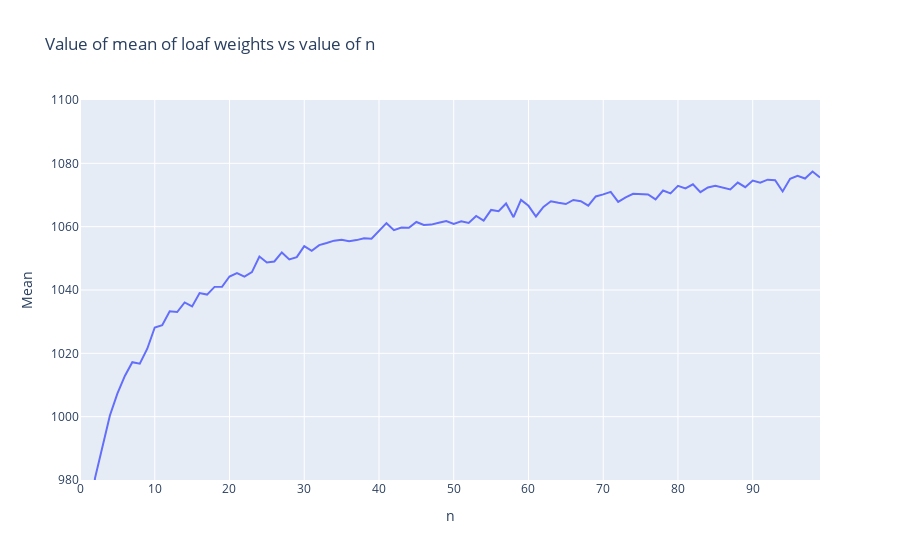

The code cell stored with this chart in its notebook:
### Code cell
# To get the value of n that yields a distribution of mean 1000 g , we can plot
fig = px.line(plot_df, x='n',y='Mean', title='Value of mean of loaf weights vs value of n', 
              labels= dict(std='Standard Deviation', mean='Mean'))
fig.update_yaxes(range=[980,1100])
fig.show()

### Figure 1 — Plotly figure (JSON) as saved in the notebook; plotly's stock layout.template omitted (floating-point values rounded to 4 significant figures)
{"data": [{"hovertemplate": "n=%{x}<br>Mean=%{y}<extra></extra>", "legendgroup": "", "line": {"color": "#636efa", "dash": "solid"}, "marker": {"symbol": "circle"}, "mode": "lines", "name": "", "orientation": "v", "showlegend": false, "type": "scatter", "x": [0, 1, 2, 3, 4, 5, 6, 7, 8, 9, 10, 11, 12, 13, 14, 15, 16, 17, 18, 19, 20, 21, 22, 23, 24, 25, 26, 27, 28, 29, 30, 31, 32, 33, 34, 35, 36, 37, 38, 39, 40, 41, 42, 43, 44, 45, 46, 47, 48, 49, 50, 51, 52, 53, 54, 55, 56, 57, 58, 59, 60, 61, 62, 63, 64, 65, 66, 67, 68, 69, 70, 71, 72, 73, 74, 75, 76, 77, 78, 79, 80, 81, 82, 83, 84, 85, 86, 87, 88, 89, 90, 91, 92, 93, 94, 95, 96, 97, 98, 99], "xaxis": "x", "y": [0, 950.6, 980.5, 990.9, 1000.0, 1007.0, 1013.0, 1017.0, 1017.0, 1021.0, 1028.0, 1029.0, 1033.0, 1033.0, 1036.0, 1035.0, 1039.0, 1039.0, 1041.0, 1041.0, 1044.0, 1045.0, 1044.0, 1046.0, 1051.0, 1049.0, 1049.0, 1052.0, 1050.0, 1050.0, 1054.0, 1052.0, 1054.0, 1055.0, 1056.0, 1056.0, 1055.0, 1056.0, 1056.0, 1056.0, 1059.0, 1061.0, 1059.0, 1060.0, 1060.0, 1061.0, 1061.0, 1061.0, 1061.0, 1062.0, 1061.0, 1062.0, 1061.0, 1063.0, 1062.0, 1065.0, 1065.0, 1067.0, 1063.0, 1068.0, 1067.0, 1063.0, 1066.0, 1068.0, 1068.0, 1067.0, 1068.0, 1068.0, 1067.0, 1070.0, 1070.0, 1071.0, 1068.0, 1069.0, 1070.0, 1070.0, 1070.0, 1069.0, 1071.0, 1071.0, 1073.0, 1072.0, 1073.0, 1071.0, 1072.0, 1073.0, 1072.0, 1072.0, 1074.0, 1072.0, 1075.0, 1074.0, 1075.0, 1075.0, 1071.0, 1075.0, 1076.0, 1075.0, 1077.0, 1076.0], "yaxis": "y"}], "layout": {"legend": {"tracegroupgap": 0}, "title": {"text": "Value of mean of loaf weights vs value of n"}, "xaxis": {"anchor": "y", "domain": [0, 1], "title": {"text": "n"}}, "yaxis": {"anchor": "x", "domain": [0, 1], "range": [980, 1100], "title": {"text": "Mean"}}}}
